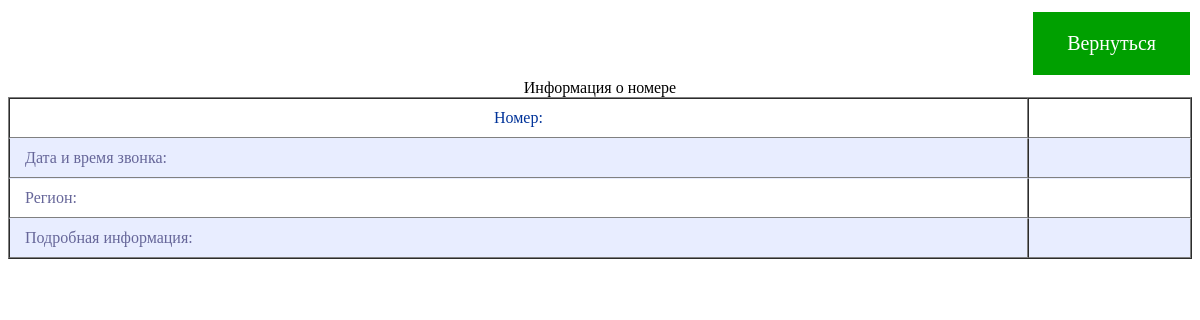
The app's page /topic/ps/2, older data.
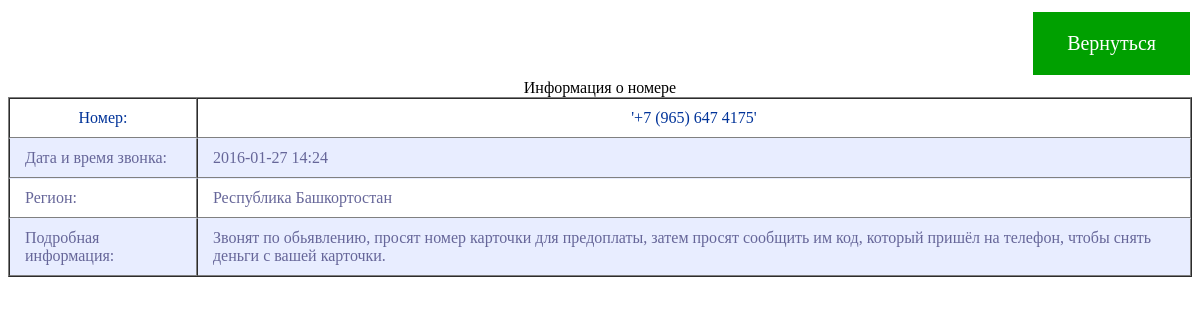
The same page, newer data.
### tables this page shows
CREATE TABLE phones (NUMBER INTEGER PRIMARY KEY, PHONE, TEXT, DATETIME, REGION);

### main.py (the view)
@app.route('/topic/ps/<int:number>')
def topic_ps(number):
    con = sqlite3.connect("db/phone_scammers.db")
    cr = con.cursor()
    phones = cr.execute("""SELECT PHONE FROM phones
               WHERE NUMBER > 0""").fetchall()
    texts = cr.execute("""SELECT TEXT FROM phones
               WHERE NUMBER > 0""").fetchall()
    datetimes = cr.execute("""SELECT DATETIME FROM phones
               WHERE NUMBER > 0""").fetchall()
    regions = cr.execute("""SELECT REGION FROM phones
               WHERE NUMBER > 0""").fetchall()
    for i in range(len(datetimes)):
        datetimes[i] = str(datetimes[i])[2:-3]
    for i in range(len(phones)):
        phones[i] = str(phones[i])[1:-2]
    for i in range(len(texts)):
        texts[i] = str(texts[i])[2:-3].strip()
    for i in range(len(regions)):
        regions[i] = str(regions[i])[2:-3]
    number = int(number) - 1
    return render_template('topics_ps.html', number=number, phones=phones, texts=texts, datetimes=datetimes,
                           regions=regions)

### templates/topics_ps.html (shortened to what this page needs)
<!DOCTYPE html>
<html lang="en">
<head>
    <link rel="stylesheet" type="text/css" href="static/css/two.css" />
</head>
<body>
        <a href="/phone_scammers" class="button">Вернуться</a>
<table width="100%" border="1" cellpadding="4" cellspacing="0">
   <caption>Информация о номере</caption>
   <tr>
    <th>Номер:</th><th>{{phones[number]}}</th>
   </tr>
   <tr>
    <td>Дата и время звонка:</td><td>{{datetimes[number]}}</td>
   </tr>
   <tr>
    <td>Регион:</td><td>{{regions[number]}}</td>
   </tr>
   <tr>
    <td>Подробная информация:</td><td>{{texts[number]}}</td>
   </tr>
  </table>
</body></html>

Row changes from the older to the newer data that the page shows:
added phones: REGION "Республика Башкортостан", TEXT "Звонят по обьявлению, просят номер карточки для предоплаты, затем просят сообщить им код, который пришёл на телефон, чтобы снять деньги с вашей карточки."
Text that changed along with them:
{{ phones[number] }}: (not shown) → "'+7 (965) 647 4175'"
{{ datetimes[number] }}: (not shown) → "2016-01-27 14:24"
